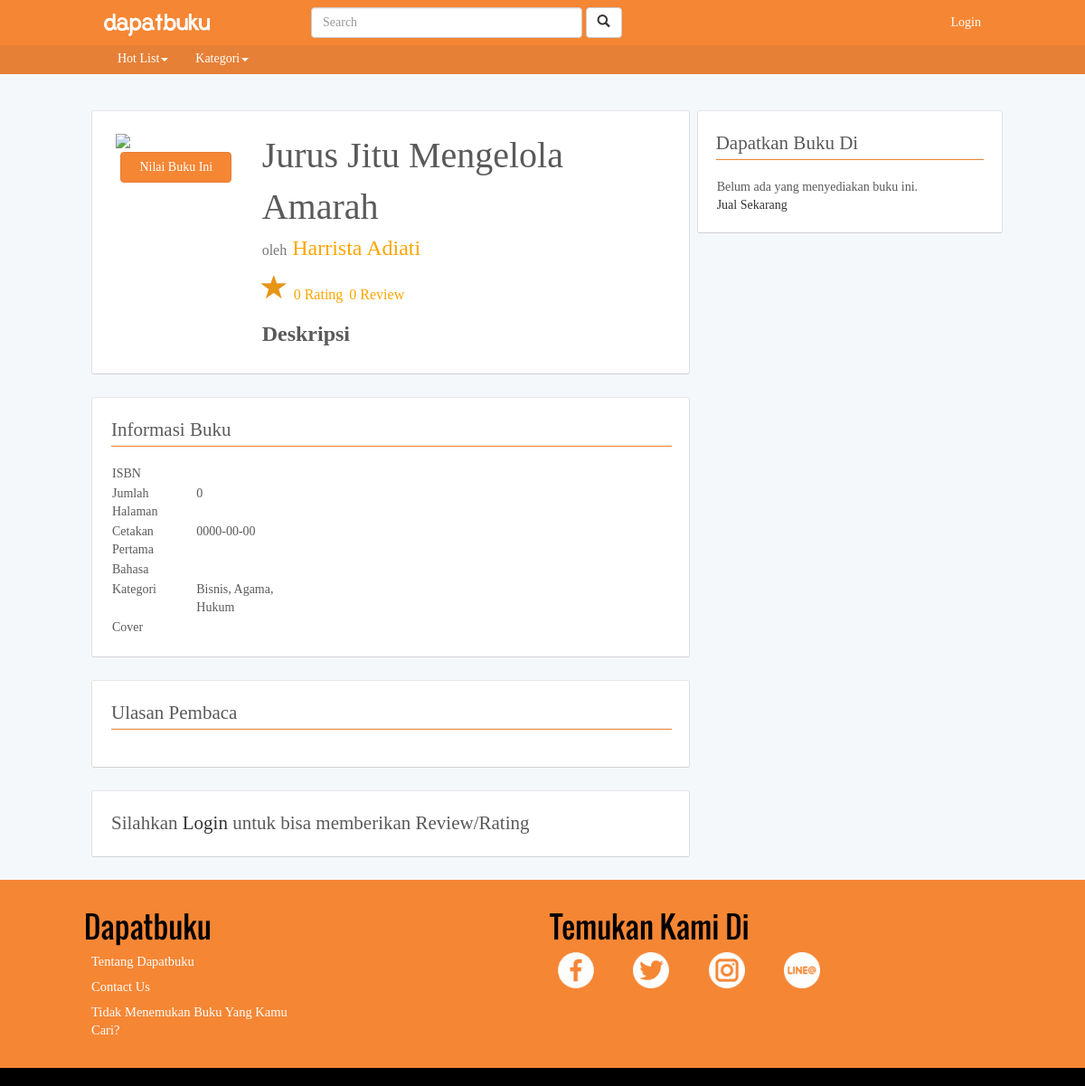
Screenshot of /book/b/jurus-jitu-mengelola-amarah with the database file from the repository.
### tables this page shows
CREATE TABLE `book` (
  `id_b` int(11) NOT NULL,
  `title_b` varchar(200) NOT NULL,
  `slug_title_b` varchar(200) DEFAULT NULL COMMENT 'slug for link',
  `no_isbn_b` varchar(20) DEFAULT NULL,
  `writer` varchar(128) DEFAULT NULL,
  `publisher` varchar(128) DEFAULT NULL,
  `pages` int(11) DEFAULT NULL,
  `date_published` date DEFAULT NULL,
  `language_b` varchar(50) DEFAULT NULL,
  `thumb_cover_b` varchar(200) DEFAULT NULL COMMENT 'thumbnail versi kecil dari foto cover',
  `photo_cover_b` varchar(200) DEFAULT NULL COMMENT 'alamat photo',
  `cover_type_b` varchar(50) DEFAULT NULL COMMENT 'tipe cover',
  `description_b` longtext COMMENT 'sinopsis',
  `total_reviews_b` int(11) DEFAULT '0',
  `total_ratings` int(11) DEFAULT '0',
  `best_seller_flag` int(2) DEFAULT '0' COMMENT 'flag best seller',
  `best_seller_rank` int(3) DEFAULT NULL,
  `tags` text,
  `views_b` int(11) NOT NULL DEFAULT '0'
);

CREATE TABLE `book_category` (
  `id_b_category` int(11) NOT NULL,
  `name_b_category` varchar(100) NOT NULL,
  `desc_b_category` text,
  `slug_category` varchar(100) DEFAULT NULL
);

### application/controllers/Book.php (called while the page is built, shortened)
<?php
class Book extends CI_Controller {
	public function __construct()
	{
		$this->load->library('session');
		$this->load->library('fixstring');
		$this->load->helper('url');
		$this->load->library('form_validation');
    $this->load->helper(array('form', 'url'));
		$this->load->model('M_auth');
		$this->load->model('M_book');
	}
	public function b($slug)
	{
		$id_user = 0;
		$data['book_data'] = $this->M_book->get_data_book($slug);
		$id_in = $data['book_data'][0]['id_b'];
		$data['book_category'] = $this->M_book->get_b_category($id_in);
		$data['book_rating'] = $this->M_book->get_rate_avg($id_in);
		$data['writer_data'] = $this->M_book->get_writer_short($id_in);
		$data['review_data'] = $this->M_book->get_review($id_in);
		$data['my_review'] = $this->M_book->get_user_review($id_in, $id_user);
		$data['my_rating'] = $this->M_book->get_user_rating($id_in, $id_user);
		$data['book_sale'] = $this->M_book->get_book_sale_in($id_in);
		if($this->session->logged_in == 0){
			$data['rating_data'] = $this->M_book->get_rating($id_in,$id_user);
			if(!$data['rating_data'] ) $data['rating_flag'] = 0;
			else $data['rating_flag'] = 1;
			$data['user_review_flag'] = $this->M_book->user_review_flag($id_in,$id_user);
			if(!$data['user_review_flag'] ) $data['review_flag'] = 0;
			else $data['review_flag'] = 1;
		}
		else{
			$data['review_flag'] = 0;
			$data['rating_flag'] = 0;
		}
		if($this->session->logged_in == 1){
			$temp = $this->session->userdata('userdata');
			$id_user = $temp[0]->id_u;
			$add_log = $this->M_auth->add_log_view($id_user, 'book', $id_in);
		}
		else{
			$ip = $this->input->ip_address();
			$add_log = $this->M_auth->add_log_view($ip, 'book', $id_in);
		}
		if($add_log){
			$data['header']=$this->load->view('parts/header','',true);
			$data['navbar']=$this->load->view('parts/navbar','',true);
			$data['footer']=$this->load->view('parts/footer','',true);
			$data['bookright']=$this->load->view('book/book-right',$data,true);
			$data['bookleft']=$this->load->view('book/book-left',$data,true);
			$this->load->view('book/book',$data);
		}
		else{
			redirect('/');
		}
	}
}
?>

### index.php (called while the page is built, shortened)
<?php
require_once BASEPATH.'core/CodeIgniter.php';

### application/models/M_book.php (called while the page is built, shortened)
<?php
  Class M_book extends CI_Model
  {
    public function get_b_category($id_in)
    {
      $query = $this->db->query("select bc.name_b_category from book_category bc, book_category_connector bcc, book b
                                 where b.id_b = '".$id_in."' and bcc.book_id = b.id_b and bc.id_b_category = bcc.cat_id;");
      return $query->result_array();
    }
    public function get_data_book($slug)
    {
      $query = $this->db->query("select * from book where slug_title_b = '".$slug."';");
      return $query->result_array();
    }
  }
?>

### application/views/book/book-left.php (the view, shortened to what this page needs)
<div class="custom-container" id="book-container">
	<div class="row">
		<div class="col-md-12">
			<div class="col-md-3">
				<div class="col-sm-12 col-xs-12 padding-5px">
					<img src="<?php echo base_url().$book_data[0]['thumb_cover_b']; ?>" class="img-responsive-2">
					<div class="col-md-12 info-small" style="padding:0;">
						<div class="col-md-12 book-star text-center">
							<a href="#review-form"><button type="button" class="btn btn-primary">Nilai Buku Ini</button></a>
						</div>
					</div>
				</div>
			</div>
			<div class="col-md-9">
				<div class="col-md-12 book-title">
					<?php echo $book_data[0]['title_b']; ?>
				</div>
				<div class="col-md-12 book-writer">
					<span class="text-muted">oleh</span> <?php echo $book_data[0]['writer']; ?>
				</div>
				<div class="col-md-12 book-rating">
					<div class="book-rating-star">
						<span class="glyphicon glyphicon-star glyphicon-large" style="color:#E69515;" aria-hidden="true"></span>
						<span class="book-rating-count"><?php echo $book_data[0]['total_ratings']; ?> Rating</span>
						<span class="book-review-count"><?php echo $book_data[0]['total_reviews_b']; ?> Review</span>
					</div>
				</div>
				<div id="book-description" class="col-md-12 product-item">
					<div class="book-header">Deskripsi</div>
				</div>
			</div>
		</div>
	</div>
</div>
<div id="informasi-buku" class="custom-container">
	<div class="row">
		<div class="col-md-12">
			<div class="col-md-12 header-text-2">Informasi Buku</div>
			<div class="col-md-12 text-center"><hr></div>
			<div class="row">
				<div class="col-md-12">
					<div class="col-md-4">
						<div class="col-md-12 table-container">
							<div class="col-md-6 col-sm-6 col-xs-6 table-content">ISBN
							</div>
							<div class="col-md-6 col-sm-6 col-xs-6 table-content"><?php echo $book_data[0]['no_isbn_b']; ?>
							</div>
						</div>
						<div class="col-md-12 table-container">
							<div class="col-md-6 col-sm-6 col-xs-6 table-content">Jumlah Halaman
							</div>
							<div class="col-md-6 col-sm-6 col-xs-6 table-content"><?php echo $book_data[0]['pages']; ?>
							</div>
						</div>
						<div class="col-md-12 table-container">
							<div class="col-md-6 col-sm-6 col-xs-6 table-content">Cetakan Pertama
							</div>
							<div class="col-md-6 col-sm-6 col-xs-6 table-content"><?php echo $book_data[0]['date_published']; ?>
							</div>
						</div>
						<div class="col-md-12 table-container">
							<div class="col-md-6 col-sm-6 col-xs-6 table-content">Bahasa
							</div>
							<div class="col-md-6 col-sm-6 col-xs-6 table-content"><?php echo $book_data[0]['language_b']; ?>
							</div>
						</div>
						<div class="col-md-12 table-container">
							<div class="col-md-6 col-sm-6 col-xs-6 table-content">Kategori
							</div>
							<div class="col-md-6 col-sm-6 col-xs-6 table-content">
							<?php
								$counter=1;
								foreach($book_category as $key){
									if($counter!=1)echo ', ';
									echo $key['name_b_category'];
									$counter++;
								}
								?>
							</div>
						</div>
						<div class="col-md-12 table-container">
							<div class="col-md-6 col-sm-6 col-xs-6 table-content">Cover
							</div>
							<div class="col-md-6 col-sm-6 col-xs-6 table-content"><?php echo $book_data[0]['cover_type_b']; ?>
							</div>
						</div>
					</div>
				</div>
			</div>
		</div>
	</div>
</div>
<div id="ulasan-pembaca" class="custom-container">
	<div class="row">
		<div class="col-md-12" >
			<div class="col-md-12 header-text-2">Ulasan Pembaca</div>
			<div class="col-md-12 text-center"><hr></div>
			<div class="col-md-8">
			</div>
		</div>
	</div>
</div>
	<?php
		if($this->session->logged_in==1){
	if($my_review == null){?>
	<div  id="review-form" class="custom-container">
		<div class="row">
			<div class="col-md-12" >
				<div class="col-md-12 header-text-2">Tulis Ulasanmu Sendiri</div>
				<div class="col-md-12 text-center"><hr></div>
				<div class="col-md-8">
					<?php if( $my_rating == null){?>
					<label for="comment">
						<div class="rating">
						Rate This Book &nbsp;&nbsp;
						<span><input type="radio" name="rating" id="str5" value="5"><label for="str5"><span class=" glyphicon glyphicon-star" aria-hidden="true"></span> </label></span>
						<span><input type="radio" name="rating" id="str4" value="4"><label for="str4"><span class="glyphicon glyphicon-star" aria-hidden="true"></span></label></span>
						<span><input type="radio" name="rating" id="str3" value="3"><label for="str3"><span class="glyphicon glyphicon-star" aria-hidden="true"></span></label></span>
						<span><input type="radio" name="rating" id="str2" value="2"><label for="str2"><span class="glyphicon glyphicon-star" aria-hidden="true"></span></label></span>
						<span><input type="radio" name="rating" id="str1" value="1"><label for="str1"><span class="glyphicon glyphicon-star" aria-hidden="true"></span></label></span>
						</div>
					</label>
					<?php } else {?>
						<div class="review-rating review-item" id="user_rating_star">
							<?php for($i=0;$i<$my_rating[0]->rating;$i++){?>
							<span class="glyphicon glyphicon-star glyphicon-large" style="color:#E69515;" aria-hidden="true"></span>
							<?php } ?>
							<?php for($i=0;$i<5-$my_rating[0]->rating;$i++){?>
							<span class="glyphicon glyphicon-star glyphicon-large" style="color:#777;" aria-hidden="true"></span>
							<?php } ?>
							<span class="comment-for-star">Nilai kamu untuk buku ini</span>
						</div>
					<?php } ?>
					<form action="<?php echo base_url();?>book/add_review_book?book=<?php echo $book_data[0]['slug_title_b']?>" method="POST">
						<span class="label-for-textarea">Tulis ulasan kamu untuk buku ini</span>
						<input name="title" type="text" class="form-control" placeholder="Judul Ulasan"  style="margin-bottom:10px;" required >
						<textarea name="review" class="form-control" rows="5" id="comment" placeholder="Tulis ulasan kamu"></textarea>
						<button type="submit" class="btn btn-primary" value="Submit" style="margin-top:10px;float:right">Submit</button>
					</form>
				</div>
			</div>
		</div>
	</div>
	<?php }
		if($my_review != null){	?>
			<div  id="review-form" class="custom-container">
				<div class="row">
					<div class="col-md-12" >
						<div class="col-md-12 header-text-2">Ulasan Kamu</div>
						<div class="col-md-12 text-center"><hr></div>
						<div class="review-date">
						<?php echo date('j-F-Y', strtotime($my_review[0]->date_b_review) );?></div>
						<div class="review-title review-item"><?php echo $my_review[0]->title_b_review; ?></div>
								<div class="review-rating review-item" id="user_rating_star">
									<?php for($i=0;$i<$my_rating[0]->rating;$i++){?>
									<span class="glyphicon glyphicon-star glyphicon-large" style="color:#E69515;" aria-hidden="true"></span>
									<?php } ?>
									<?php for($i=0;$i<5-$my_rating[0]->rating;$i++){?>
									<span class="glyphicon glyphicon-star glyphicon-large" style="color:#777;" aria-hidden="true"></span>
									<?php } ?>
									<span class="comment-for-star">Nilai kamu untuk buku ini</span>
									<div class="review-content more">
										<?php echo $my_review[0]->content_b_review; ?>
									</div>
								</div>
						</div>
					</div>
				</div>
			<?php
		}
	}
	else{
			?>
	<div  id="review-form" class="custom-container">
		<div class="row">
			<div class="col-md-12" >
				<div class="col-md-12 header-text-2">Silahkan <a href="<?php echo base_url() ?>login">Login </a> untuk bisa memberikan Review/Rating</div>
			</div>
		</div>
	</div>
	<?php
	}
	?>

### assets/css/dapatbuku.css (style rules this page uses)
body { padding-top:75px; }
.col-xs-1, .col-sm-1, .col-md-1, .col-lg-1, .col-xs-2, .col-sm-2, .col-md-2, .col-lg-2, .col-xs-3, .col-sm-3, .col-md-3, .col-lg-3, .col-xs-4, .col-sm-4, .col-md-4, .col-lg-4, .col-xs-5, .col-sm-5, .col-md-5, .col-lg-5, .col-xs-6, .col-sm-6, .col-md-6, .col-lg-6, .col-xs-7, .col-sm-7, .col-md-7, .col-lg-7, .col-xs-8, .col-sm-8, .col-md-8, .col-lg-8, .col-xs-9, .col-sm-9, .col-md-9, .col-lg-9, .col-xs-10, .col-sm-10, .col-md-10, .col-lg-10, .col-xs-11, .col-sm-11, .col-md-11, .col-lg-11, .col-xs-12, .col-sm-12, .col-md-12, .col-lg-12 { padding-right: 7px; padding-left: 8px; }
body { font-family: SourceSansPro; color: #5a5a5a; background-color:#f5f8fa; }
.custom-container { border: 1px solid; border-color: #e5e6e9 #dfe0e4 #d0d1d5; border-radius: 3px; background-color:white; margin-bottom:25px; margin-top:25px; padding:20px; }
.btn-primary { color: #fff; background-color: #F58634; border-color: #E68037; padding-left:20px; padding-right:20px; }
hr { width:100%; height:1px; background-color:#F58634; margin-bottom:20px; margin-top:0; }
a { text-decoration: none; color:#333; }
.text-center { text-align:center; }
.padding-5px { padding:5px; }
.img-responsive-2 { display: block; min-height:100%; min-width:100%; max-height:100%; max-width:100%; object-fit:cover; }
.header-text-2 { font-family: SourceSansProSemiBold; font-size:1.5em; margin-bottom:2px; }

### assets/css/book/book-class.css (style rules this page uses)
.book-title { font-family:SourceSansProSemiBold; font-size:5vh; }
#book-container { margin-top:25px; }
.book-writer { font-size:3vh; color:orange; }
.book-writer span { font-size:2vh; }
.book-rating { margin-top:10px; margin-bottom:10px; }
.book-header { font-weight: bold; font-size: 3vh; margin-bottom: 7px; }
.book-rating-count , .book-review-count { font-size:2vh; color:orange; }
.book-star { margin-top:0.5vh; padding:0; min-height:15px; }
.table-header, .table-content { font-size:1em; }
.table-container > .col-md-6 { padding:0; padding-bottom:2px; }
.book-rating-star { font-size:2em; }

### rows the page displays
book: title_b "Jurus Jitu Mengelola Amarah", writer "Harrista Adiati", total_ratings "0", total_reviews_b "0", pages "0", date_published "0000-00-00"
book_category: name_b_category "Bisnis"
book_category: name_b_category "Agama"
book_category: name_b_category "Hukum"
